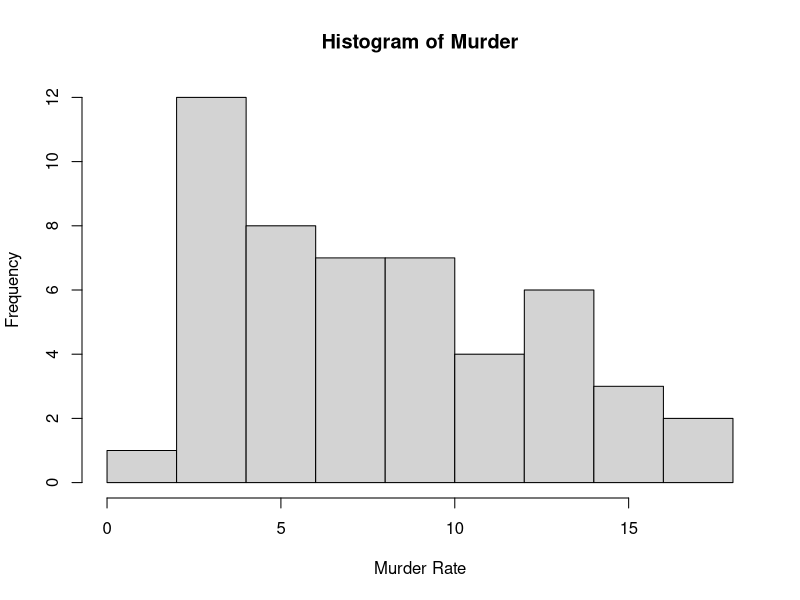
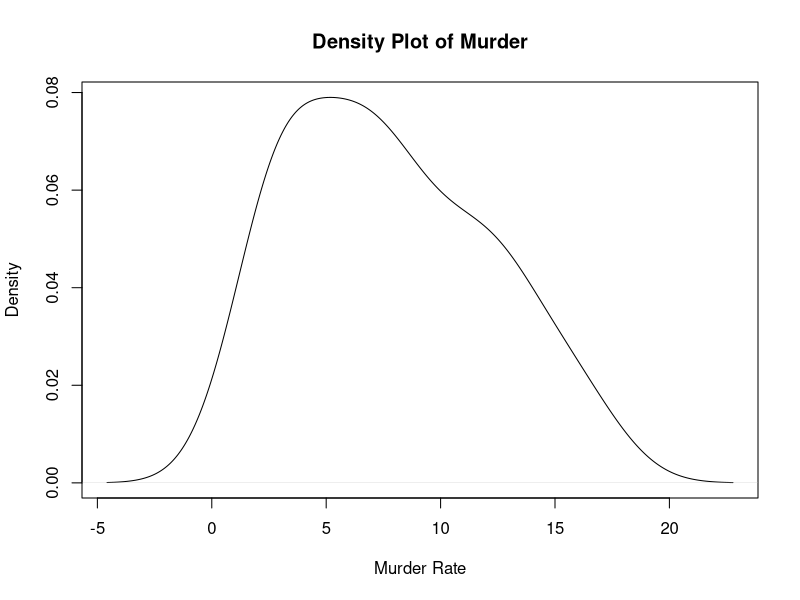
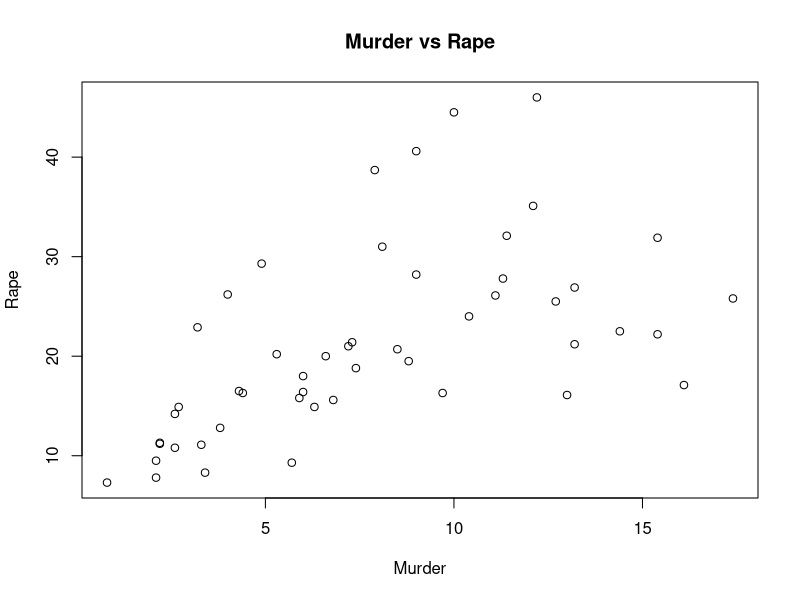
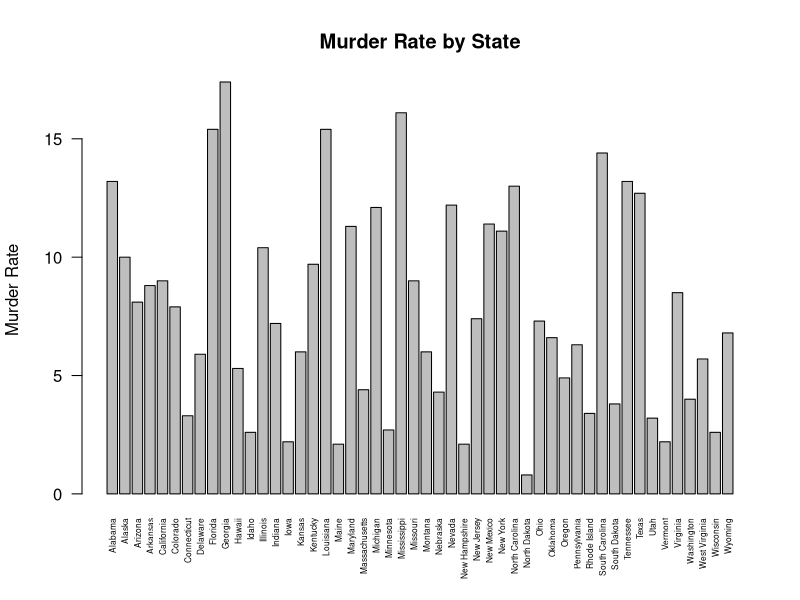

These charts were generated, in order, by the following R code:
data(USArrests)

# Display dataset
USArrests

# Summary statistics
summary(USArrests)

# State with largest Rape arrest rate
max_rape <- max(USArrests$Rape)

rownames(USArrests)[
  USArrests$Rape == max_rape
]

print(max_rape)

# Maximum Murder rate
max_murder <- max(USArrests$Murder)

rownames(USArrests)[
  USArrests$Murder == max_murder
]

print(max_murder)

# Minimum Murder rate
min_murder <- min(USArrests$Murder)

rownames(USArrests)[
  USArrests$Murder == min_murder
]

print(min_murder)

# Correlation
cor(USArrests)

# Median Assault
median_assault <- median(USArrests$Assault)

# States above median Assault
USArrests[
  USArrests$Assault > median_assault,
]

# Bottom 25% Murder
q25 <- quantile(
  USArrests$Murder,
  0.25
)

USArrests[
  USArrests$Murder <= q25,
]

# Histogram
hist(
  USArrests$Murder,
  main = "Histogram of Murder",
  xlab = "Murder Rate"
)

# Density plot
plot(
  density(USArrests$Murder),
  main = "Density Plot of Murder",
  xlab = "Murder Rate"
)

# Scatter plot
plot(
  USArrests$Murder,
  USArrests$Rape,
  main = "Murder vs Rape",
  xlab = "Murder",
  ylab = "Rape"
)

# Bar graph
barplot(
  USArrests$Murder,
  names.arg = rownames(USArrests),
  las = 2,
  cex.names = 0.5,
  main = "Murder Rate by State",
  ylab = "Murder Rate"
)
